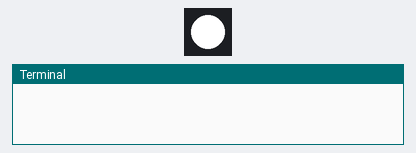
A program run on a simulated Raspberry Pi (BCM pin numbers). Shown: 1 RGB LEDs in strip order, left to right, the last lines printed to the terminal. The clock reads 2024-03-15 10:24:30 at power-on unless the program sets it. At 14.1 s the program stops and its outputs stay as they are.

Above: at 0.1 s.
At 3.1 s:
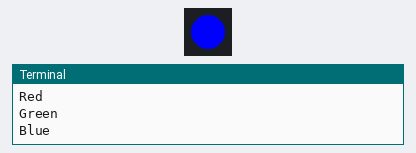
At 6.1 s:
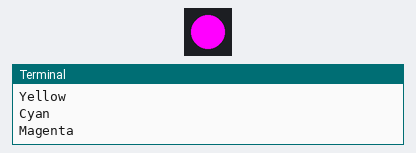
At 14.1 s:
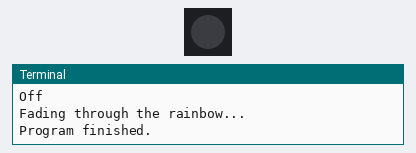
Timing chart, 0 to 15.6 s (numbered marks = the images above):
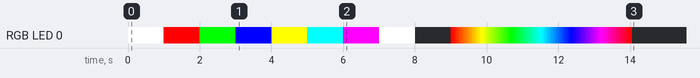

Measured:
- by itself, RGB LED 0: off → RGB(255, 255, 255) at 0.00 s, → RGB(255, 0, 0) 1.0 s later, → RGB(0, 255, 0) 1.0 s later, → RGB(0, 0, 255) 1.0 s later, … (111 changes in this stretch)

The program:

led.py
```python
from gpiozero import RGBLED
from gpiozero.pins.pigpio import PiGPIOFactory
from time import sleep
from colorsys import rgb_to_hsv
import logging

# loggingの設定
logging.basicConfig(level=logging.INFO, format='%(asctime)s - %(levelname)s - %(message)s')

PIN_RED=17
PIN_GREEN=27
PIN_BLUE=22

def init_led():
    try:
        factory=PiGPIOFactory()
        led = RGBLED(PIN_RED, PIN_GREEN, PIN_BLUE, pin_factory=factory)
        led.color = (1, 1, 1)
        sleep(1)
        led.off()
        return led
    except Exception as e:
        logging.error(f"LEDの初期化に失敗しました: {e}")
        return None

def hsv_to_rgb(h, s, v):
    if s == 0.0: return (v, v, v)
    i = int(h*6)
    f = (h*6) - i
    p, q, t = v*(1-s), v*(1-s*f), v*(1-s*(1-f))
    i %= 6
    if i == 0: return (v, t, p)
    if i == 1: return (q, v, p)
    if i == 2: return (p, v, t)
    if i == 3: return (p, q, v)
    if i == 4: return (t, p, v)
    if i == 5: return (v, p, q)

def fade_out(led, duration, steps=100):
    step_size = 1.0 / steps
    delay_per_step = duration / steps

    for i in range(steps):
        brightness = 1.0 - (i * step_size)

        r, g, b = led.color
        h, s, _ = rgb_to_hsv(r, g, b)
        led.color = hsv_to_rgb(h, s, brightness)

        sleep(delay_per_step)

    led.off()

def main():
    led = init_led()
    if led is None:
        logging.error("LEDが初期化されていないため、プログラムを終了します。")
        return

    try:
        print("Cycling through basic colors...")

        # 基本色を順番に点灯
        print("Red")
        led.color = (1, 0, 0) # (R, G, B)のタプルで色を設定 (0.0 - 1.0)
        sleep(1)

        print("Green")
        led.color = (0, 1, 0)
        sleep(1)

        print("Blue")
        led.color = (0, 0, 1)
        sleep(1)

        print("Yellow")
        led.color = (1, 1, 0)
        sleep(1)

        print("Cyan")
        led.color = (0, 1, 1)
        sleep(1)

        print("Magenta")
        led.color = (1, 0, 1)
        sleep(1)

        print("White")
        led.color = (1, 1, 1)
        sleep(1)

        print("Off")
        led.color = (0, 0, 0) # 全てオフで消灯
        sleep(1)

        # グラデーションを表現
        print("Fading through the rainbow...")
        steps = 100
        for i in range(steps + 1):
            hue = i / steps

            r, g, b = hsv_to_rgb(hue, 1.0, 1.0)

            led.color = (r, g, b)
            sleep(0.05)

    except Exception as e:
        logging.error(f"LEDの制御中にエラーが発生しました: {e}")
    finally:
        if led:
            led.off()
        print("Program finished.")

if __name__=="__main__":
    main()
```
